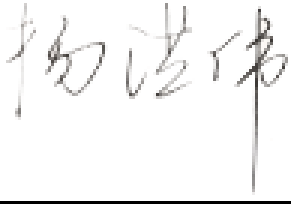
#> input picture GeoBacken/test.png, 97 x 68 px (shown 3 times larger)
$ python test.py
#> lines starting #> are read from the running program, lines starting #| are printed output that depends on the picture
from PIL import Image, ImageFilter

# Load the image
image_path = "test.png"
image = Image.open(image_path)
#> image is the input picture: PIL image 97x68 RGBA; mean R, G, B, A 244.4, 244.2, 244, 255

# Apply edge enhancement filter
sharpened_image = image.filter(ImageFilter.EDGE_ENHANCE)
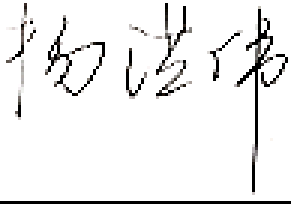
#> sharpened_image: PIL image 97x68 RGBA (shown 3 times larger); mean R, G, B, A 237.9, 237.7, 237.6, 255

# Save the sharpened image
sharpened_image_path = "testout.png"
sharpened_image.save(sharpened_image_path)

sharpened_image_path
